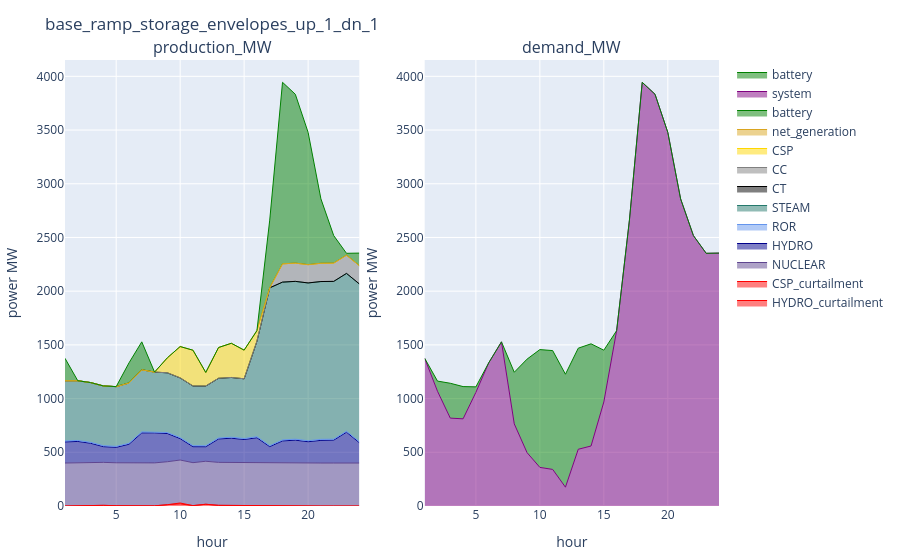

The cell this chart's notebook holds for it:
### Markdown cell above
### UC

### Code cell
config_ = config_1
supply_uc_ = supply_uc[(supply_uc.configuration .== config_) .& (supply_uc.day .== day_), :]
demand_uc_ = demand_uc[(demand_uc.configuration .== config_) .& (demand_uc.day .== day_), :]
reserve_uc_ = reserve_uc[(reserve_uc.configuration .== config_) .& (reserve_uc.day .== day_), :]
plot_supply_demand(supply_uc_, demand_uc_, string(config_))

### Figure 1 — Plotly figure (JSON) as saved in the notebook; plotly's stock layout.template omitted (floating-point values rounded to 4 significant figures)
{"data": [{"line": {"color": "red", "shape": "line", "width": 1}, "mode": "lines", "name": "HYDRO_curtailment", "stackgroup": "one", "type": "scatter", "x": [1, 2, 3, 4, 5, 6, 7, 8, 9, 10, 11, 12, 13, 14, 15, 16, 17, 18, 19, 20, 21, 22, 23, 24], "xaxis": "x1", "y": [0.006556, 3.224, 6.302, 6.161, 2.478, 0.006667, 0.00107, 1.466, 12.2, 19.81, 3.514, 15.91, 6.162, 4.929, 0.3781, 4.929e-10, 2.025e-11, 1.961e-11, 1.961e-11, 2.027e-11, 2.026e-11, 2.026e-11, 2.029e-11, 2.024e-11], "yaxis": "y1"}, {"line": {"color": "red", "shape": "line", "width": 1}, "mode": "lines", "name": "CSP_curtailment", "stackgroup": "one", "type": "scatter", "x": [10, 12], "xaxis": "x1", "y": [8.247, 0.6643], "yaxis": "y1"}, {"line": {"color": "rgba(95, 70, 144, 1)", "shape": "line", "width": 1}, "mode": "lines", "name": "NUCLEAR", "stackgroup": "one", "type": "scatter", "x": [1, 2, 3, 4, 5, 6, 7, 8, 9, 10, 11, 12, 13, 14, 15, 16, 17, 18, 19, 20, 21, 22, 23, 24], "xaxis": "x1", "y": [400.0, 400.0, 400.0, 400.0, 400.0, 400.0, 400.0, 400.0, 400.0, 400.0, 400.0, 400.0, 400.0, 400.0, 400.0, 400.0, 400.0, 400.0, 400.0, 400.0, 400.0, 400.0, 400.0, 400.0], "yaxis": "y1"}, {"line": {"color": "darkblue", "shape": "line", "width": 1}, "mode": "lines", "name": "HYDRO", "stackgroup": "one", "type": "scatter", "x": [1, 2, 3, 4, 5, 6, 7, 8, 9, 10, 11, 12, 13, 14, 15, 16, 17, 18, 19, 20, 21, 22, 23, 24], "xaxis": "x1", "y": [196.7, 197.7, 177.6, 146.2, 143.6, 174.9, 280.5, 279.7, 262.5, 199.3, 148.6, 135.2, 217.9, 226.2, 218.8, 235.3, 152.7, 205.9, 212.9, 198.3, 211.1, 213.1, 286.9, 189.7], "yaxis": "y1"}, {"line": {"color": "cornflowerblue", "shape": "line", "width": 1}, "mode": "lines", "name": "ROR", "stackgroup": "one", "type": "scatter", "x": [1, 2, 3, 4, 5, 6, 7, 8, 9, 10, 11, 12, 13, 14, 15, 16, 17, 18, 19, 20, 21, 22, 23, 24], "xaxis": "x1", "y": [9.098, 9.098, 9.098, 9.303, 9.098, 9.098, 9.502, 9.303, 9.303, 9.303, 9.303, 9.303, 9.098, 9.303, 9.303, 9.502, 9.303, 9.303, 9.303, 9.303, 9.502, 9.098, 9.303, 9.098], "yaxis": "y1"}, {"line": {"color": "rgba(36, 121, 108, 1)", "shape": "line", "width": 1}, "mode": "lines", "name": "STEAM", "stackgroup": "one", "type": "scatter", "x": [1, 2, 3, 4, 5, 6, 7, 8, 9, 10, 11, 12, 13, 14, 15, 16, 17, 18, 19, 20, 21, 22, 23, 24], "xaxis": "x1", "y": [560.2, 556.1, 556.1, 556.1, 556.1, 561.2, 578.1, 556.1, 556.1, 556.1, 556.1, 556.1, 556.1, 556.1, 556.1, 889.8, 1469.0, 1469.0, 1469.0, 1469.0, 1469.0, 1469.0, 1469.0, 1469.0], "yaxis": "y1"}, {"line": {"color": "black", "shape": "line", "width": 1}, "mode": "lines", "name": "CT", "stackgroup": "one", "type": "scatter", "x": [1, 2, 3, 4, 5, 6, 7, 8, 9, 10, 11, 12, 13, 14, 15, 16, 17, 18, 19, 20, 21, 22, 23, 24], "xaxis": "x1", "y": [0, 0, 0, 0, 0, 0, 0, 0, 0, 0, 0, 0, 0, 0, 0, 0, 0, 0, 0, 0, 0, 0, 0, 0], "yaxis": "y1"}, {"line": {"color": "grey", "shape": "line", "width": 1}, "mode": "lines", "name": "CC", "stackgroup": "one", "type": "scatter", "x": [1, 2, 3, 4, 5, 6, 7, 8, 9, 10, 11, 12, 13, 14, 15, 16, 17, 18, 19, 20, 21, 22, 23, 24], "xaxis": "x1", "y": [0, 0, 0, 0, 0, 0, 0, 0, 0, 0, 0, 0, 0, 0, 0, 0, 0, 170.0, 170.0, 170.0, 170.0, 170.0, 170.0, 170.0], "yaxis": "y1"}, {"line": {"color": "gold", "shape": "line", "width": 1}, "mode": "lines", "name": "CSP", "stackgroup": "one", "type": "scatter", "x": [1, 2, 3, 4, 5, 6, 7, 8, 9, 10, 11, 12, 13, 14, 15, 16, 17, 18, 19, 20, 21, 22, 23, 24], "xaxis": "x1", "y": [0, 0, 0, 0, 0, 0, 0, 0, 139.4, 291.5, 332.8, 125.9, 286.1, 318.2, 266.4, 98.0, 0, 0, 0, 0, 0, 0, 0, 0], "yaxis": "y1"}, {"line": {"color": "goldenrod", "shape": "line", "width": 1}, "mode": "lines", "name": "net_generation", "stackgroup": "one", "type": "scatter", "x": [1, 2, 3, 4, 5, 6, 7, 8, 9, 10, 11, 12, 13, 14, 15, 16, 17, 18, 19, 20, 21, 22, 23, 24], "xaxis": "x1", "y": [0, 0, 0, 0, 0, 0, 0, 0, 0, 0, 0, 0, 0, 0, 0, 0, 0, 0, 0, 0, 0, 0, 0, 0], "yaxis": "y1"}, {"line": {"color": "green", "shape": "line", "width": 1}, "mode": "lines", "name": "battery", "stackgroup": "one", "type": "scatter", "x": [1, 2, 3, 4, 5, 6, 7, 8, 9, 10, 11, 12, 13, 14, 15, 16, 17, 18, 19, 20, 21, 22, 23, 24], "xaxis": "x1", "y": [209.1, 0.04969, 0.05693, 0.08761, 0.2857, 187.0, 260.1, 0.01453, 0.08985, 0.1003, 0.04154, 0.03441, 0.0353, 0.06942, 7.799e-10, 1.754e-09, 630.4, 1690.0, 1572.0, 1231.0, 599.9, 256.2, 17.32, 116.7], "yaxis": "y1"}, {"line": {"color": "purple", "shape": "line", "width": 1}, "mode": "lines", "name": "system", "stackgroup": "one", "type": "scatter", "x": [1, 2, 3, 4, 5, 6, 7, 8, 9, 10, 11, 12, 13, 14, 15, 16, 17, 18, 19, 20, 21, 22, 23, 24], "xaxis": "x2", "y": [1375.0, 1068.0, 818.0, 811.6, 1058.0, 1332.0, 1528.0, 764.2, 496.4, 359.4, 340.6, 175.1, 528.2, 558.5, 968.4, 1633.0, 2661.0, 3944.0, 3833.0, 3478.0, 2859.0, 2517.0, 2353.0, 2354.0], "yaxis": "y2"}, {"line": {"color": "green", "shape": "line", "width": 1}, "mode": "lines", "name": "battery", "stackgroup": "one", "type": "scatter", "x": [1, 2, 3, 4, 5, 6, 7, 8, 9, 10, 11, 12, 13, 14, 15, 16, 17, 18, 19, 20, 21, 22, 23, 24], "xaxis": "x2", "y": [0.09133, 94.93, 324.8, 300.0, 51.16, 0.0188, 0.02047, 480.9, 871.0, 1097.0, 1106.0, 1051.0, 941.0, 951.3, 482.1, 1.179e-09, 0, 0, 0, 0, 0, 0, 0, 0], "yaxis": "y2"}], "layout": {"annotations": [{"font": {"size": 16}, "showarrow": false, "text": "production_MW", "x": 0.225, "xanchor": "center", "xref": "paper", "y": 1, "yanchor": "bottom", "yref": "paper"}, {"font": {"size": 16}, "showarrow": false, "text": "demand_MW", "x": 0.775, "xanchor": "center", "xref": "paper", "y": 1, "yanchor": "bottom", "yref": "paper"}], "margin": {"b": 50, "l": 50, "r": 50, "t": 60}, "title": "base_ramp_storage_envelopes_up_1_dn_1", "xaxis1": {"anchor": "y1", "domain": [0, 0.45], "title": {"text": "hour"}}, "xaxis2": {"anchor": "y2", "domain": [0.55, 1], "title": {"text": "hour"}}, "yaxis1": {"anchor": "x1", "domain": [0, 1], "title": {"text": "power MW"}}, "yaxis2": {"anchor": "x2", "domain": [0, 1], "title": {"text": "power MW"}}}}
